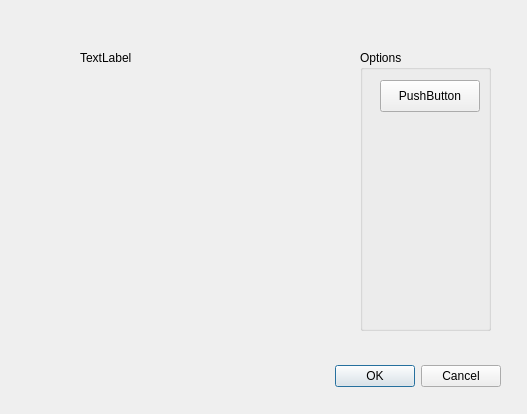
<?xml version="1.0" encoding="UTF-8"?>
<ui version="4.0">
 <class>Dialog</class>
 <widget class="QDialog" name="Dialog">
  <property name="geometry">
   <rect>
    <x>0</x>
    <y>0</y>
    <width>527</width>
    <height>414</height>
   </rect>
  </property>
  <property name="windowTitle">
   <string>Image Labeler</string>
  </property>
  <property name="modal">
   <bool>false</bool>
  </property>
  <widget class="QDialogButtonBox" name="buttonBox">
   <property name="geometry">
    <rect>
     <x>40</x>
     <y>360</y>
     <width>461</width>
     <height>32</height>
    </rect>
   </property>
   <property name="orientation">
    <enum>Qt::Horizontal</enum>
   </property>
   <property name="standardButtons">
    <set>QDialogButtonBox::Cancel|QDialogButtonBox::Ok</set>
   </property>
  </widget>
  <widget class="QGroupBox" name="groupBox">
   <property name="geometry">
    <rect>
     <x>360</x>
     <y>50</y>
     <width>131</width>
     <height>281</height>
    </rect>
   </property>
   <property name="title">
    <string>Options</string>
   </property>
   <widget class="QPushButton" name="pushButton">
    <property name="geometry">
     <rect>
      <x>20</x>
      <y>30</y>
      <width>100</width>
      <height>32</height>
     </rect>
    </property>
    <property name="text">
     <string>PushButton</string>
    </property>
   </widget>
  </widget>
  <widget class="QLabel" name="label">
   <property name="geometry">
    <rect>
     <x>80</x>
     <y>50</y>
     <width>58</width>
     <height>16</height>
    </rect>
   </property>
   <property name="text">
    <string>TextLabel</string>
   </property>
  </widget>
 </widget>
 <resources/>
 <connections>
  <connection>
   <sender>buttonBox</sender>
   <signal>accepted()</signal>
   <receiver>Dialog</receiver>
   <slot>accept()</slot>
   <hints>
    <hint type="sourcelabel">
     <x>248</x>
     <y>254</y>
    </hint>
    <hint type="destinationlabel">
     <x>157</x>
     <y>274</y>
    </hint>
   </hints>
  </connection>
  <connection>
   <sender>buttonBox</sender>
   <signal>rejected()</signal>
   <receiver>Dialog</receiver>
   <slot>reject()</slot>
   <hints>
    <hint type="sourcelabel">
     <x>316</x>
     <y>260</y>
    </hint>
    <hint type="destinationlabel">
     <x>286</x>
     <y>274</y>
    </hint>
   </hints>
  </connection>
 </connections>
</ui>
